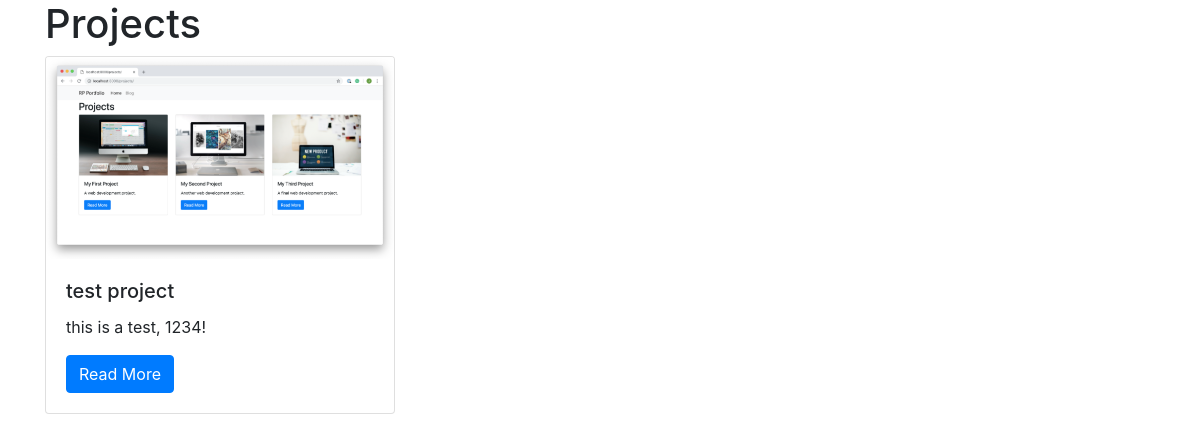
The app's page /projects/, older data.
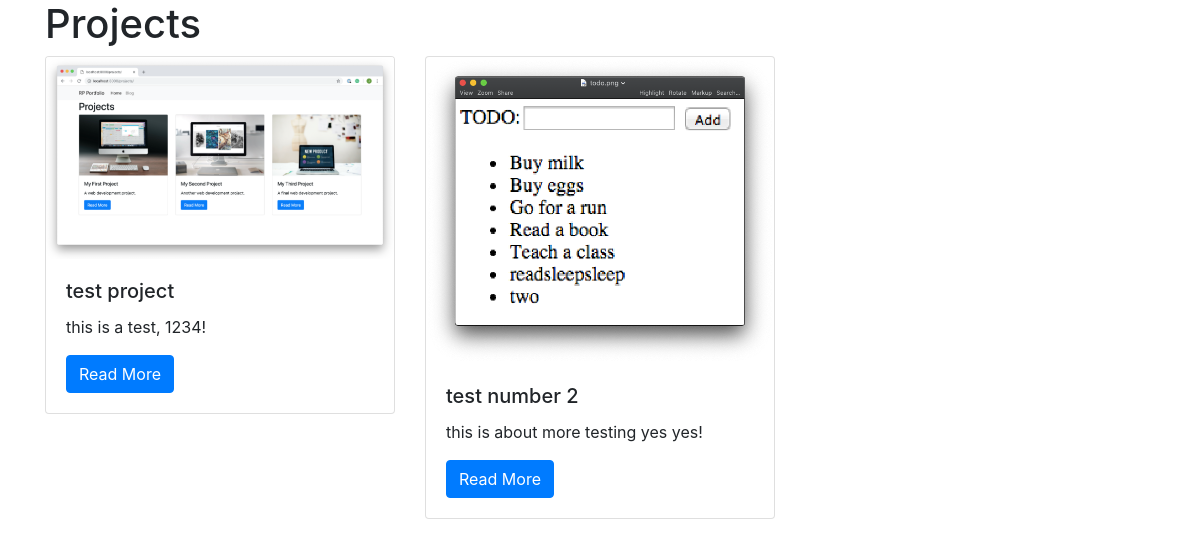
The same page, newer data.
### projects/models.py (models this page shows)
class Project(models.Model):
    title = models.CharField(max_length=100)
    description = models.TextField()
    technology = models.CharField(max_length=20)
    image = models.CharField(max_length=100)

### projects/views.py (the view)
# urls.py: path('', views.all_projects, name='all_projects'),
def all_projects(request):
    projects = Project.objects.all()
    return render(request, 'projects/all_projects.html', {'projects': projects})

### projects/templates/projects/all_projects.html
{% extends 'projects/base.html' %} {% load static %} {% block content %}
<div class="container">
  <h1>Projects</h1>
  <div class="row">
    {% for project in projects %}
    <div class="col-md-4">
      <div class="card mb-2">
        <img class="card-img-top" src="{% static project.image %}" />
        <div class="card-body">
          <h5 class="card-title">{{ project.title }}</h5>
          <p class="card-text">{{ project.description }}</p>
          <a
            href="{% url 'projects:project_detail' project.pk %}"
            class="btn btn-primary"
          >
            Read More</a
          >
        </div>
      </div>
    </div>
    {% endfor %}
  </div>
</div>
{% endblock %}

### projects/templates/projects/base.html (shortened to what this page needs)
<!DOCTYPE html>
<html lang="en">
  <head>
    <link
      rel="stylesheet"
      href="https://stackpath.bootstrapcdn.com/bootstrap/4.3.1/css/bootstrap.min.css"
    />
  </head>
  <body>
    {% block content %} {% endblock %}
  </body>
</html>

Row changes from the older to the newer data that the page shows:
added Project: image (picture), title "test number 2", description "this is about more testing yes yes!"
